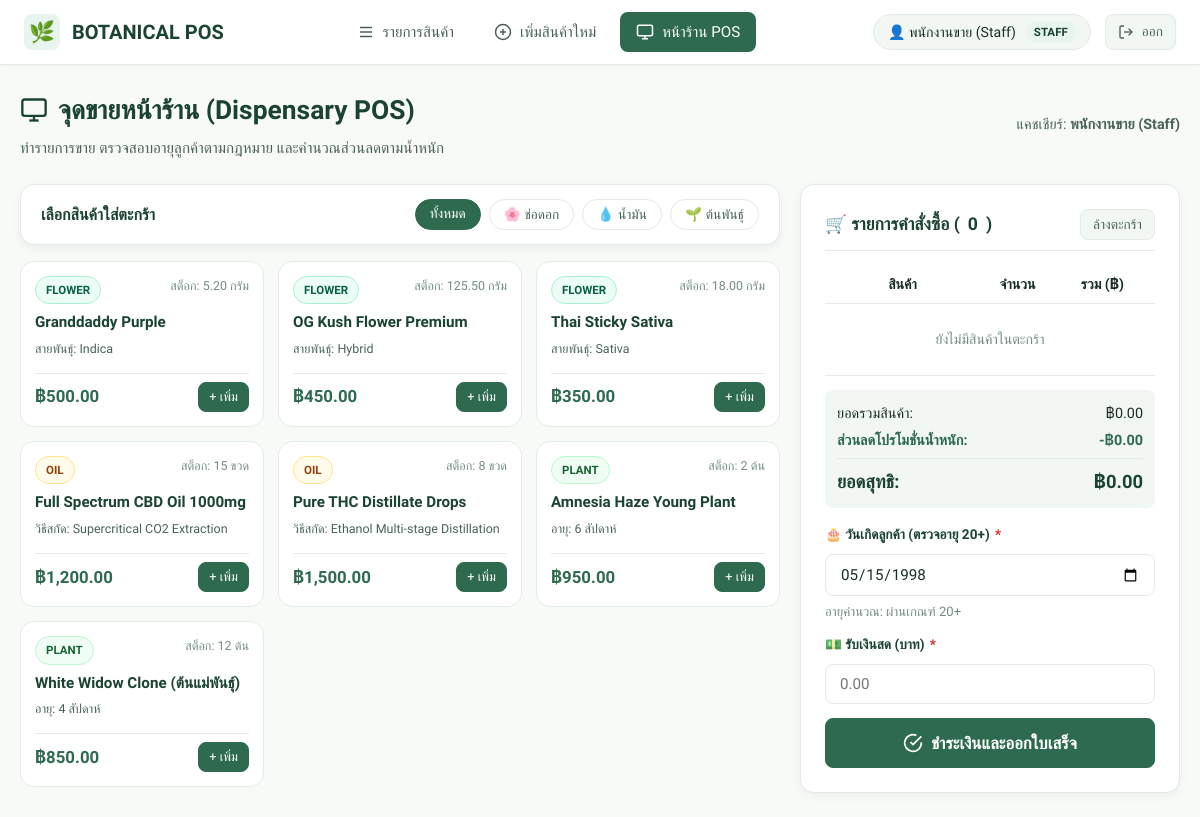
/pos.php (signed in), run on the app's committed database.
### tables this page shows
CREATE TABLE IF NOT EXISTS `products` (
    `id` INT AUTO_INCREMENT PRIMARY KEY,
    `name` VARCHAR(150) NOT NULL,
    `type` ENUM('flower', 'oil', 'plant') NOT NULL,
    `base_price` DECIMAL(10, 2) NOT NULL,
    
     
    `strain_type` VARCHAR(50) NULL,  
    `stock_grams` DECIMAL(10, 2) NULL DEFAULT 0.00,  
    
     
    `extraction_method` VARCHAR(100) NULL,  
    `stock_bottles` INT NULL DEFAULT 0,  
    
     
    `age_weeks` INT NULL DEFAULT 0,  
    `stock_pieces` INT NULL DEFAULT 0,  
    
    `description` TEXT NULL,
    `created_at` TIMESTAMP DEFAULT CURRENT_TIMESTAMP,
    `updated_at` TIMESTAMP DEFAULT CURRENT_TIMESTAMP ON UPDATE CURRENT_TIMESTAMP
);

### includes/auth.php (called while the page is built, shortened)
<?php
function getCurrentUser(): ?array {
    if (isset($_SESSION['user_id'])) {
        return [
            'id' => $_SESSION['user_id'],
            'username' => $_SESSION['username'],
            'full_name' => $_SESSION['full_name'],
            'role' => $_SESSION['role']
        ];
    }
    return null;
}

### classes/ProductFactory.php (called while the page is built, shortened)
<?php
require_once __DIR__ . '/CannabisFlower.php';
require_once __DIR__ . '/CannabisOil.php';
require_once __DIR__ . '/CannabisPlant.php';
class ProductFactory {
    public static function createFromRow(array $row): ?Product {
        switch ($row['type']) {
            case 'flower':
                return new CannabisFlower(
                    (int)$row['id'],
                    $row['name'],
                    (float)$row['base_price'],
                    $row['strain_type'] ?? 'Hybrid',
                    (float)($row['stock_grams'] ?? 0.0)
                );
            case 'oil':
                return new CannabisOil(
                    (int)$row['id'],
                    $row['name'],
                    (float)$row['base_price'],
                    $row['extraction_method'] ?? 'Standard',
                    (int)($row['stock_bottles'] ?? 0)
                );
            case 'plant':
                return new CannabisPlant(
                    (int)$row['id'],
                    $row['name'],
                    (float)$row['base_price'],
                    (int)($row['age_weeks'] ?? 0),
                    (int)($row['stock_pieces'] ?? 0)
                );
        }
    }
}

### classes/CannabisFlower.php (called while the page is built, shortened)
<?php
class CannabisFlower extends Product {
    private float $stockGrams;
    public function __construct(int $id, string $name, float $basePrice, string $strainType, float $stockGrams) {
        $this->stockGrams = $stockGrams;
    }
    public function getStockDisplay(): string {
        return number_format($this->stockGrams, 2) . ' กรัม';
    }
    public function getStockUnit(): string {
        return 'กรัม';
    }
    public function getStockValue(): float {
        return $this->stockGrams;
    }
}

### classes/CannabisOil.php (called while the page is built, shortened)
<?php
class CannabisOil extends Product {
    private int $stockBottles;
    public function __construct(int $id, string $name, float $basePrice, string $extractionMethod, int $stockBottles) {
        $this->stockBottles = $stockBottles;
    }
    public function getStockDisplay(): string {
        return number_format($this->stockBottles) . ' ขวด';
    }
    public function getStockUnit(): string {
        return 'ขวด';
    }
    public function getStockValue(): float {
        return (float)$this->stockBottles;
    }
}

### classes/CannabisPlant.php (called while the page is built, shortened)
<?php
class CannabisPlant extends Product {
    private int $stockPieces;
    public function __construct(int $id, string $name, float $basePrice, int $ageWeeks, int $stockPieces) {
        $this->stockPieces = $stockPieces;
    }
    public function getStockDisplay(): string {
        return number_format($this->stockPieces) . ' ต้น';
    }
    public function getStockUnit(): string {
        return 'ต้น';
    }
    public function getStockValue(): float {
        return (float)$this->stockPieces;
    }
}

### pos.php (the view, shortened to what this page needs)
<?php
require_once __DIR__ . '/includes/auth.php';
require_once __DIR__ . '/classes/ProductFactory.php';
$db = Database::getInstance()->getConnection();
$stmt = $db->query("SELECT * FROM products WHERE (type='flower' AND stock_grams > 0) OR (type='oil' AND stock_bottles > 0) OR (type='plant' AND stock_pieces > 0) ORDER BY type, name");
$products = $stmt->fetchAll();
?>
<!DOCTYPE html>
<html lang="th">
<head>
    <link rel="stylesheet" href="assets/css/style.css">
</head>
<body>
    <?php include __DIR__ . '/includes/navbar.php'; ?>
    <main class="app-container">
        <div class="page-header">
            <div>
                <h1 class="page-title">
                    <svg width="28" height="28" viewBox="0 0 24 24" fill="none" stroke="currentColor" stroke-width="2"><rect x="2" y="3" width="20" height="14" rx="2"/><line x1="8" y1="21" x2="16" y2="21"/><line x1="12" y1="17" x2="12" y2="21"/></svg>
                    จุดขายหน้าร้าน (Dispensary POS)
                </h1>
                <p class="page-subtitle">ทำรายการขาย ตรวจสอบอายุลูกค้าตามกฎหมาย และคำนวณส่วนลดตามน้ำหนัก</p>
            </div>
            <div style="font-size: 0.9rem; color: var(--text-secondary);">
                แคชเชียร์: <strong><?= htmlspecialchars($currentUser['full_name']) ?></strong>
            </div>
        </div>
        <div class="pos-grid">
            <div>
                <div class="card" style="margin-bottom: 16px; padding: 14px 20px;">
                    <div style="display: flex; justify-content: space-between; align-items: center; gap: 12px; flex-wrap: wrap;">
                        <div style="font-weight: 600; color: var(--color-primary-dark);">
                            เลือกสินค้าใส่ตะกร้า
                        </div>
                        <div class="filter-pills" style="margin-bottom: 0;">
                            <button type="button" class="filter-pill active" onclick="filterCatalog('all', this)">ทั้งหมด</button>
                            <button type="button" class="filter-pill" onclick="filterCatalog('flower', this)">🌸 ช่อดอก</button>
                            <button type="button" class="filter-pill" onclick="filterCatalog('oil', this)">💧 น้ำมัน</button>
                            <button type="button" class="filter-pill" onclick="filterCatalog('plant', this)">🌱 ต้นพันธุ์</button>
                        </div>
                    </div>
                </div>
                <div class="catalog-grid" id="catalogContainer">
                    <?php foreach ($products as $p):
                        $pObj = ProductFactory::createFromRow($p);
                    ?>
                        <div class="pos-item-card catalog-card" data-type="<?= $p['type'] ?>"
                             onclick="addToCart(<?= $p['id'] ?>, '<?= addslashes(htmlspecialchars($p['name'])) ?>', <?= $p['base_price'] ?>, '<?= $p['type'] ?>', '<?= $pObj->getStockUnit() ?>', <?= $pObj->getStockValue() ?>)">
                            <div>
                                <div style="display: flex; justify-content: space-between; align-items: start; margin-bottom: 6px;">
                                    <span class="badge badge-<?= $p['type'] ?>" style="font-size: 0.72rem;">
                                        <?= strtoupper($p['type']) ?>
                                    </span>
                                    <span style="font-size: 0.78rem; color: var(--text-muted);">
                                        สต็อก: <?= $pObj->getStockDisplay() ?>
                                    </span>
                                </div>
                                <div style="font-weight: 600; color: var(--color-primary-dark); font-size: 0.95rem; margin-bottom: 4px;">
                                    <?= htmlspecialchars($p['name']) ?>
                                </div>
                                <div style="font-size: 0.78rem; color: var(--text-secondary); margin-bottom: 8px;">
                                    <?= ($p['type'] === 'flower') ? 'สายพันธุ์: ' . htmlspecialchars($p['strain_type'] ?? '') : (($p['type'] === 'oil') ? 'วิธีสกัด: ' . htmlspecialchars($p['extraction_method'] ?? '') : 'อายุ: ' . ($p['age_weeks'] ?? 0) . ' สัปดาห์') ?>
                                </div>
                            </div>
                            <div style="display: flex; justify-content: space-between; align-items: center; border-top: 1px solid var(--border-subtle); padding-top: 8px; margin-top: 6px;">
                                <span style="font-weight: 700; color: var(--color-primary); font-size: 1.05rem;">
                                    ฿<?= number_format($p['base_price'], 2) ?>
                                </span>
                                <span class="btn btn-primary btn-sm" style="padding: 4px 10px; font-size: 0.8rem;">+ เพิ่ม</span>
                            </div>
                        </div>
                    <?php endforeach; ?>
                </div>
            </div>
            <div class="card" style="position: sticky; top: 80px;">
                <div class="card-header" style="margin-bottom: 14px; padding-bottom: 10px;">
                    <h2 class="card-title" style="font-size: 1.1rem;">
                        🛒 รายการคำสั่งซื้อ (<span id="cartCount">0</span>)
                    </h2>
                    <button type="button" class="btn btn-secondary btn-sm" onclick="clearCart()">ล้างตะกร้า</button>
                </div>
                <div style="max-height: 220px; overflow-y: auto; margin-bottom: 14px;">
                    <table class="cart-table">
                        <thead>
                            <tr>
                                <th>สินค้า</th>
                                <th style="width: 75px; text-align: center;">จำนวน</th>
                                <th style="width: 75px; text-align: right;">รวม (฿)</th>
                                <th style="width: 25px;"></th>
                            </tr>
                        </thead>
                        <tbody id="cartTableBody">
                            <tr>
                                <td colspan="4" style="text-align: center; color: var(--text-muted); padding: 24px 0;">
                                    ยังไม่มีสินค้าในตะกร้า
                                </td>
                            </tr>
                        </tbody>
                    </table>
                </div>
                <div style="background: var(--bg-surface-subtle); border-radius: var(--radius-sm); padding: 12px; margin-bottom: 16px; font-size: 0.9rem;">
                    <div style="display: flex; justify-content: space-between; margin-bottom: 4px;">
                        <span>ยอดรวมสินค้า:</span>
                        <span id="subtotalDisplay">฿0.00</span>
                    </div>
                    <div style="display: flex; justify-content: space-between; margin-bottom: 4px; color: var(--color-primary); font-weight: 600;">
                        <span>ส่วนลดโปรโมชั่นน้ำหนัก:</span>
                        <span id="discountDisplay">-฿0.00</span>
                    </div>
                    <div style="display: flex; justify-content: space-between; font-size: 1.15rem; font-weight: 700; color: var(--color-primary-dark); border-top: 1px solid var(--border-subtle); padding-top: 8px; margin-top: 6px;">
                        <span>ยอดสุทธิ:</span>
                        <span id="netDisplay">฿0.00</span>
                    </div>
                </div>
                <form action="pos.php" method="POST" id="checkoutForm" onsubmit="return validateCheckout()">
                    <div class="form-group" style="margin-bottom: 12px;">
                        <label for="customer_birthdate" class="form-label" style="font-size: 0.85rem;">
                            🎂 วันเกิดลูกค้า (ตรวจอายุ 20+) <span class="required">*</span>
                        </label>
                        <input type="date" id="customer_birthdate" name="customer_birthdate" class="form-control" required value="1998-05-15">
                        <div class="form-hint" id="agePreview">อายุคำนวณ: ผ่านเกณฑ์ 20+</div>
                    </div>
                    <div class="form-group" style="margin-bottom: 14px;">
                        <label for="cash_received" class="form-label" style="font-size: 0.85rem;">
                            💵 รับเงินสด (บาท) <span class="required">*</span>
                        </label>
                        <input type="number" step="0.01" min="0" id="cash_received" name="cash_received" class="form-control" required placeholder="0.00">
                    </div>
                    <button type="submit" class="btn btn-primary btn-lg" style="width: 100%;">
                        <svg width="20" height="20" viewBox="0 0 24 24" fill="none" stroke="currentColor" stroke-width="2"><path d="M22 11.08V12a10 10 0 1 1-5.93-9.14"/><polyline points="22 4 12 14.01 9 11.01"/></svg>
                        ชำระเงินและออกใบเสร็จ
                    </button>
                </form>
            </div>
        </div>
    </main>
</body>
</html>

### data on the page
products: type "FLOWER", stock_grams "5.20 กรัม", name "Granddaddy Purple", strain_type "Indica", base_price "500.00"
products: type "FLOWER", stock_grams "125.50 กรัม", name "OG Kush Flower Premium", strain_type "Hybrid", base_price "450.00"
products: type "FLOWER", stock_grams "18.00 กรัม", name "Thai Sticky Sativa", strain_type "Sativa", base_price "350.00"
products: type "OIL", stock_bottles "15 ขวด", name "Full Spectrum CBD Oil 1000mg", extraction_method "Supercritical CO2 Extraction", base_price "1,200.00"
products: type "OIL", stock_bottles "8 ขวด", name "Pure THC Distillate Drops", extraction_method "Ethanol Multi-stage Distillation", base_price "1,500.00"
products: type "PLANT", stock_pieces "2 ต้น", name "Amnesia Haze Young Plant", age_weeks "6", base_price "950.00"
products: type "PLANT", stock_pieces "12 ต้น", name "White Widow Clone (ต้นแม่พันธุ์)", age_weeks "4", base_price "850.00"

### other printed values
$currentUser['full_name'] "พนักงานขาย (Staff)"
$currentUser['role'] "STAFF"
